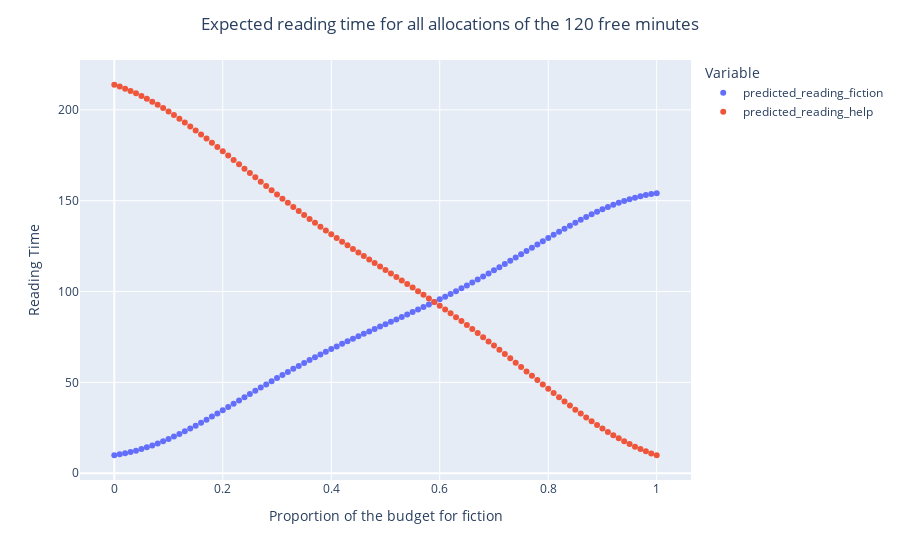

The notebook cell saved with this chart:
### Code cell
# Plot reading time for various proportions between Fiction and Self-help
fig = px.scatter(df_predictions, x="prop_budget_fiction", y=["predicted_reading_fiction", "predicted_reading_help"])
fig.update_layout(
    title="Expected reading time for all allocations of the 120 free minutes",
    title_x=0.5,
    xaxis_title="Proportion of the budget for fiction",
    yaxis_title="Reading Time",
    legend_title="Variable",
)
fig.show()
